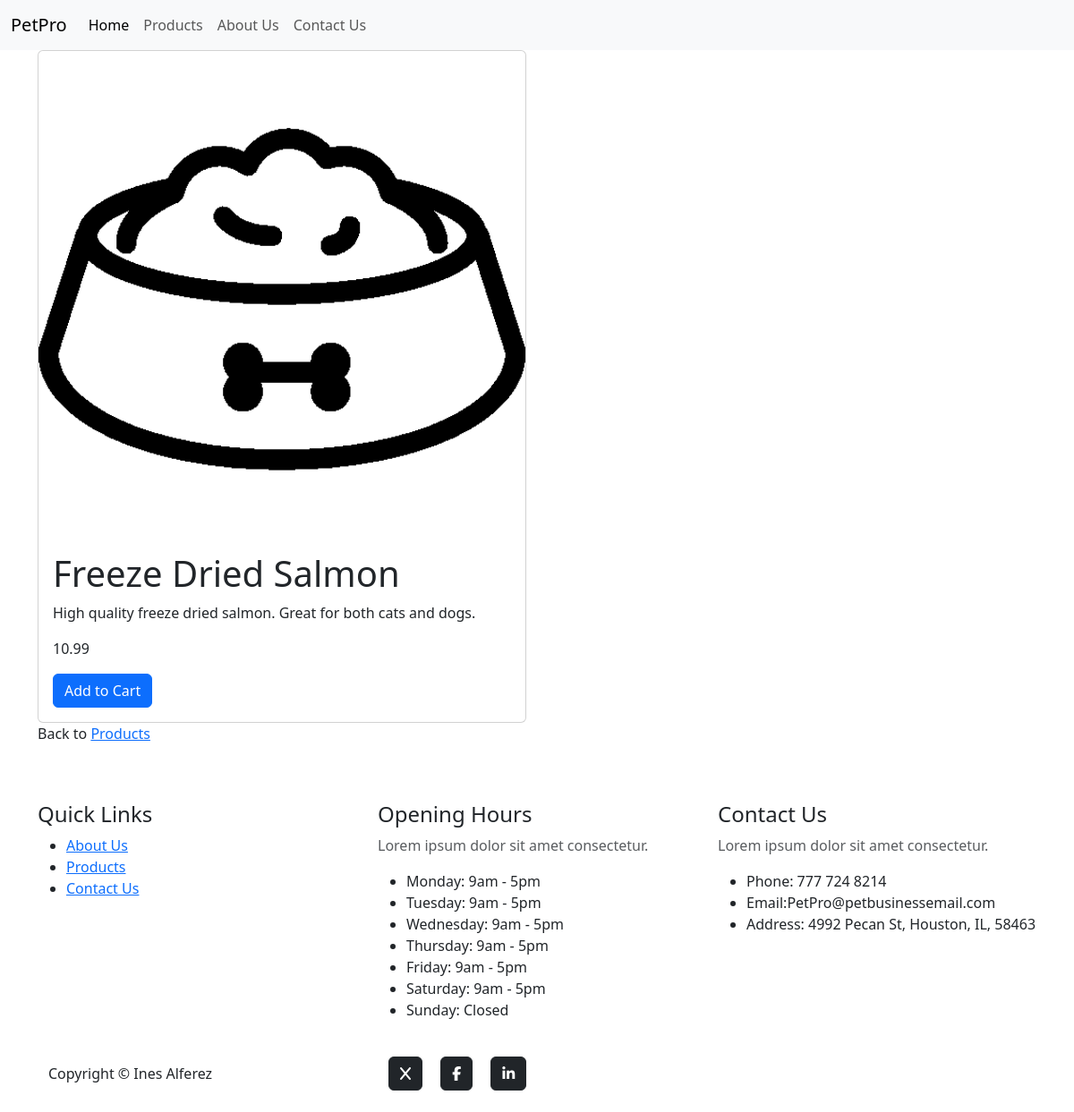
Page /products/3/ on the committed database.
### products/models.py (models this page shows)
class Product(models.Model):
    name = models.CharField(max_length=255)
    price = models.FloatField()
    description = models.TextField()
    stock = models.IntegerField()

### products/views.py (the view)
# urls.py: path('products/<int:pk>/', views.product_details, name='product_details'),
def product_details(request, pk):
    product = get_object_or_404(Product, pk=pk)
    if request.method == 'POST':
        cart_item, created = Cart.objects.get_or_create(product=product)
        if not created:
            cart_item.quantity += 1
            cart_item.save()
        return redirect('product_details', pk=pk)
    context = {
        'product': product,
    }
    return render(request, 'details.html', context)

### products/templates/details.html (shortened to what this page needs)
{% extends "base.html" %}
{% block content %}
<div class="container">
    <div class="row">
        <div class="col-md-6">
            <div class="card">
                <img src="/static/images/food1.jpg" class="card-img-top" alt="{{ product.name }}">
                <div class="card-body">
                    <h1 class="card-title">{{ product.name }}</h1>
                    <p class="card-text">{{ product.description }}</p>
                    <p class="card-text">{{ product.price }}</p>
                    <form method="POST" action="{% url 'add_to_cart' product.id %}">
                        <button type="submit" class="btn btn-primary">Add to Cart</button>
                    </form>
                </div>
            </div>
        </div>
    </div>
    <div class="row">
        <div class="col-md-12">
            <p>Back to <a href="/products">Products</a></p>
        </div>
    </div>
</div>
{% endblock %}

### rows in the picture
Product: name "Freeze Dried Salmon", description "High quality freeze dried salmon. Great for both cats and dogs.", price "10.99"
